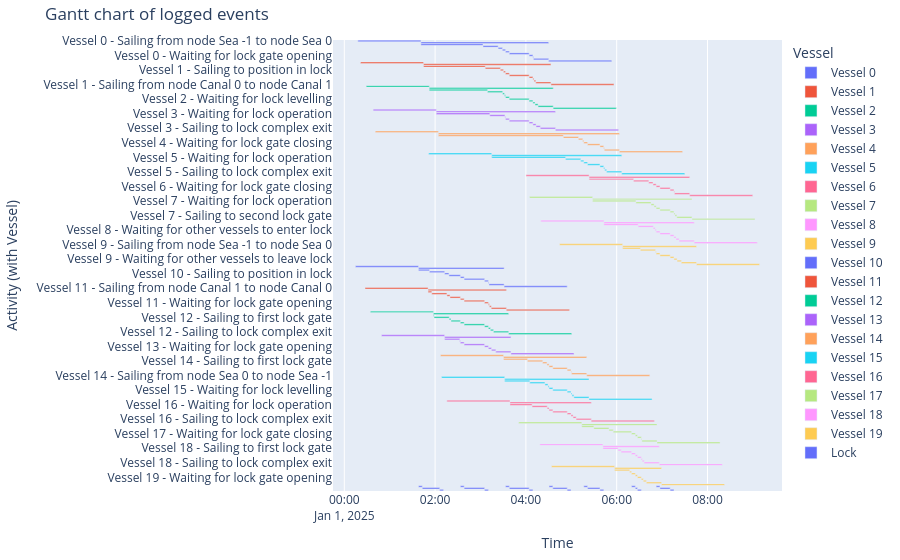

Source (notebook cell):
### Markdown cell above
#### Gantt chart of event table

### Code cell
df_eventtable = opentnsim.core.logutils.logbook2eventtable([*vessels, lock_chamber])
fig = generate_vessel_gantt_chart(df_eventtable)

### Figure 1 — Plotly figure (JSON) as saved in the notebook; plotly's stock layout.template omitted (floating-point values rounded to 4 significant figures)
{"data": [{"base": ["2025-01-01T00:17:55.000000000", "2025-01-01T01:41:15.000000000", "2025-01-01T01:41:15.000000000", "2025-01-01T03:03:18.000000000", "2025-01-01T03:23:18.000000000", "2025-01-01T03:28:58.000000000", "2025-01-01T03:33:06.000000000", "2025-01-01T03:38:06.000000000", "2025-01-01T04:04:16.000000000", "2025-01-01T04:09:16.000000000", "2025-01-01T04:10:05.000000000", "2025-01-01T04:30:05.000000000"], "hovertemplate": "object name=Vessel 0<br>start time=%{base}<br>stop time=%{x}<br>activity label=%{y}<extra></extra>", "legendgroup": "Vessel 0", "marker": {"color": "#636efa", "pattern": {"shape": ""}}, "name": "Vessel 0", "orientation": "h", "showlegend": true, "textposition": "auto", "type": "bar", "x": [5000000, 10130000, 4923000, 1200000, 340000, 248000, 300000, 1570000, 300000, 49000, 1200000, 5000000], "xaxis": "x", "y": ["Vessel 0 - Sailing from node Sea -1 to node Sea 0", "Vessel 0 - Sailing from node Sea 0 to node Canal 0", "Vessel 0 - Waiting for lock operation", "Vessel 0 - Sailing to first lock gate", "Vessel 0 - Sailing to position in lock", "Vessel 0 - Waiting for other vessels to enter lock", "Vessel 0 - Waiting for lock gate closing", "Vessel 0 - Waiting for lock levelling", "Vessel 0 - Waiting for lock gate opening", "Vessel 0 - Sailing to second lock gate", "Vessel 0 - Sailing to lock complex exit", "Vessel 0 - Sailing from node Canal 0 to node Canal 1"], "yaxis": "y"}, {"base": ["2025-01-01T00:21:25.000000000", "2025-01-01T01:44:45.000000000", "2025-01-01T01:44:45.000000000", "2025-01-01T03:06:18.000000000", "2025-01-01T03:26:18.000000000", "2025-01-01T03:30:21.000000000", "2025-01-01T03:33:06.000000000", "2025-01-01T03:38:06.000000000", "2025-01-01T04:04:16.000000000", "2025-01-01T04:09:16.000000000", "2025-01-01T04:10:39.000000000", "2025-01-01T04:13:05.000000000", "2025-01-01T04:33:05.000000000"], "hovertemplate": "object name=Vessel 1<br>start time=%{base}<br>stop time=%{x}<br>activity label=%{y}<extra></extra>", "legendgroup": "Vessel 1", "marker": {"color": "#EF553B", "pattern": {"shape": ""}}, "name": "Vessel 1", "orientation": "h", "showlegend": true, "textposition": "auto", "type": "bar", "x": [5000000, 10100000, 4893000, 1200000, 243000, 165000, 300000, 1570000, 300000, 83000, 146000, 1200000, 5000000], "xaxis": "x", "y": ["Vessel 1 - Sailing from node Sea -1 to node Sea 0", "Vessel 1 - Sailing from node Sea 0 to node Canal 0", "Vessel 1 - Waiting for lock operation", "Vessel 1 - Sailing to first lock gate", "Vessel 1 - Sailing to position in lock", "Vessel 1 - Waiting for other vessels to enter lock", "Vessel 1 - Waiting for lock gate closing", "Vessel 1 - Waiting for lock levelling", "Vessel 1 - Waiting for lock gate opening", "Vessel 1 - Waiting for other vessels to leave lock", "Vessel 1 - Sailing to second lock gate", "Vessel 1 - Sailing to lock complex exit", "Vessel 1 - Sailing from node Canal 0 to node Canal 1"], "yaxis": "y"}, {"base": ["2025-01-01T00:28:58.000000000", "2025-01-01T01:52:18.000000000", "2025-01-01T01:52:18.000000000", "2025-01-01T03:09:18.000000000", "2025-01-01T03:29:18.000000000", "2025-01-01T03:31:43.000000000", "2025-01-01T03:33:06.000000000", "2025-01-01T03:38:06.000000000", "2025-01-01T04:04:16.000000000", "2025-01-01T04:09:16.000000000", "2025-01-01T04:12:02.000000000", "2025-01-01T04:16:05.000000000", "2025-01-01T04:36:05.000000000"], "hovertemplate": "object name=Vessel 2<br>start time=%{base}<br>stop time=%{x}<br>activity label=%{y}<extra></extra>", "legendgroup": "Vessel 2", "marker": {"color": "#00cc96", "pattern": {"shape": ""}}, "name": "Vessel 2", "orientation": "h", "showlegend": true, "textposition": "auto", "type": "bar", "x": [5000000, 9827000, 4620000, 1200000, 145000, 83000, 300000, 1570000, 300000, 166000, 243000, 1200000, 5000000], "xaxis": "x", "y": ["Vessel 2 - Sailing from node Sea -1 to node Sea 0", "Vessel 2 - Sailing from node Sea 0 to node Canal 0", "Vessel 2 - Waiting for lock operation", "Vessel 2 - Sailing to first lock gate", "Vessel 2 - Sailing to position in lock", "Vessel 2 - Waiting for other vessels to enter lock", "Vessel 2 - Waiting for lock gate closing", "Vessel 2 - Waiting for lock levelling", "Vessel 2 - Waiting for lock gate opening", "Vessel 2 - Waiting for other vessels to leave lock", "Vessel 2 - Sailing to second lock gate", "Vessel 2 - Sailing to lock complex exit", "Vessel 2 - Sailing from node Canal 0 to node Canal 1"], "yaxis": "y"}, {"base": ["2025-01-01T00:38:13.000000000", "2025-01-01T02:01:33.000000000", "2025-01-01T02:01:33.000000000", "2025-01-01T03:12:18.000000000", "2025-01-01T03:32:18.000000000", "2025-01-01T03:33:06.000000000", "2025-01-01T03:38:06.000000000", "2025-01-01T04:04:16.000000000", "2025-01-01T04:09:16.000000000", "2025-01-01T04:13:25.000000000", "2025-01-01T04:19:05.000000000", "2025-01-01T04:39:05.000000000"], "hovertemplate": "object name=Vessel 3<br>start time=%{base}<br>stop time=%{x}<br>activity label=%{y}<extra></extra>", "legendgroup": "Vessel 3", "marker": {"color": "#ab63fa", "pattern": {"shape": ""}}, "name": "Vessel 3", "orientation": "h", "showlegend": true, "textposition": "auto", "type": "bar", "x": [5000000, 9452000, 4245000, 1200000, 48000, 300000, 1570000, 300000, 249000, 340000, 1200000, 5000000], "xaxis": "x", "y": ["Vessel 3 - Sailing from node Sea -1 to node Sea 0", "Vessel 3 - Sailing from node Sea 0 to node Canal 0", "Vessel 3 - Waiting for lock operation", "Vessel 3 - Sailing to first lock gate", "Vessel 3 - Sailing to position in lock", "Vessel 3 - Waiting for lock gate closing", "Vessel 3 - Waiting for lock levelling", "Vessel 3 - Waiting for lock gate opening", "Vessel 3 - Waiting for other vessels to leave lock", "Vessel 3 - Sailing to second lock gate", "Vessel 3 - Sailing to lock complex exit", "Vessel 3 - Sailing from node Canal 0 to node Canal 1"], "yaxis": "y"}, {"base": ["2025-01-01T00:40:58.000000000", "2025-01-01T02:04:18.000000000", "2025-01-01T02:04:18.000000000", "2025-01-01T04:49:29.000000000", "2025-01-01T05:09:29.000000000", "2025-01-01T05:15:09.000000000", "2025-01-01T05:16:32.000000000", "2025-01-01T05:21:32.000000000", "2025-01-01T05:37:52.000000000", "2025-01-01T05:42:52.000000000", "2025-01-01T05:43:41.000000000", "2025-01-01T06:03:41.000000000"], "hovertemplate": "object name=Vessel 4<br>start time=%{base}<br>stop time=%{x}<br>activity label=%{y}<extra></extra>", "legendgroup": "Vessel 4", "marker": {"color": "#FFA15A", "pattern": {"shape": ""}}, "name": "Vessel 4", "orientation": "h", "showlegend": true, "textposition": "auto", "type": "bar", "x": [5000000, 14363000, 9911000, 1200000, 340000, 83000, 300000, 980000, 300000, 49000, 1200000, 5000000], "xaxis": "x", "y": ["Vessel 4 - Sailing from node Sea -1 to node Sea 0", "Vessel 4 - Sailing from node Sea 0 to node Canal 0", "Vessel 4 - Waiting for lock operation", "Vessel 4 - Sailing to first lock gate", "Vessel 4 - Sailing to position in lock", "Vessel 4 - Waiting for other vessels to enter lock", "Vessel 4 - Waiting for lock gate closing", "Vessel 4 - Waiting for lock levelling", "Vessel 4 - Waiting for lock gate opening", "Vessel 4 - Sailing to second lock gate", "Vessel 4 - Sailing to lock complex exit", "Vessel 4 - Sailing from node Canal 0 to node Canal 1"], "yaxis": "y"}, {"base": ["2025-01-01T01:51:31.000000000", "2025-01-01T03:14:51.000000000", "2025-01-01T03:14:51.000000000", "2025-01-01T04:52:29.000000000", "2025-01-01T05:12:29.000000000", "2025-01-01T05:16:32.000000000", "2025-01-01T05:21:32.000000000", "2025-01-01T05:37:52.000000000", "2025-01-01T05:42:52.000000000", "2025-01-01T05:44:15.000000000", "2025-01-01T05:46:41.000000000", "2025-01-01T06:06:41.000000000"], "hovertemplate": "object name=Vessel 5<br>start time=%{base}<br>stop time=%{x}<br>activity label=%{y}<extra></extra>", "legendgroup": "Vessel 5", "marker": {"color": "#19d3f3", "pattern": {"shape": ""}}, "name": "Vessel 5", "orientation": "h", "showlegend": true, "textposition": "auto", "type": "bar", "x": [5000000, 10310000, 5858000, 1200000, 243000, 300000, 980000, 300000, 83000, 146000, 1200000, 5000000], "xaxis": "x", "y": ["Vessel 5 - Sailing from node Sea -1 to node Sea 0", "Vessel 5 - Sailing from node Sea 0 to node Canal 0", "Vessel 5 - Waiting for lock operation", "Vessel 5 - Sailing to first lock gate", "Vessel 5 - Sailing to position in lock", "Vessel 5 - Waiting for lock gate closing", "Vessel 5 - Waiting for lock levelling", "Vessel 5 - Waiting for lock gate opening", "Vessel 5 - Waiting for other vessels to leave lock", "Vessel 5 - Sailing to second lock gate", "Vessel 5 - Sailing to lock complex exit", "Vessel 5 - Sailing from node Canal 0 to node Canal 1"], "yaxis": "y"}, {"base": ["2025-01-01T04:00:10.000000000", "2025-01-01T05:23:30.000000000", "2025-01-01T05:23:30.000000000", "2025-01-01T06:22:21.000000000", "2025-01-01T06:42:21.000000000", "2025-01-01T06:48:01.000000000", "2025-01-01T06:52:10.000000000", "2025-01-01T06:57:10.000000000", "2025-01-01T07:10:40.000000000", "2025-01-01T07:15:40.000000000", "2025-01-01T07:16:28.000000000", "2025-01-01T07:36:28.000000000"], "hovertemplate": "object name=Vessel 6<br>start time=%{base}<br>stop time=%{x}<br>activity label=%{y}<extra></extra>", "legendgroup": "Vessel 6", "marker": {"color": "#FF6692", "pattern": {"shape": ""}}, "name": "Vessel 6", "orientation": "h", "showlegend": true, "textposition": "auto", "type": "bar", "x": [5000000, 7978000, 3531000, 1200000, 340000, 249000, 300000, 810000, 300000, 48000, 1200000, 5000000], "xaxis": "x", "y": ["Vessel 6 - Sailing from node Sea -1 to node Sea 0", "Vessel 6 - Sailing from node Sea 0 to node Canal 0", "Vessel 6 - Waiting for lock operation", "Vessel 6 - Sailing to first lock gate", "Vessel 6 - Sailing to position in lock", "Vessel 6 - Waiting for other vessels to enter lock", "Vessel 6 - Waiting for lock gate closing", "Vessel 6 - Waiting for lock levelling", "Vessel 6 - Waiting for lock gate opening", "Vessel 6 - Sailing to second lock gate", "Vessel 6 - Sailing to lock complex exit", "Vessel 6 - Sailing from node Canal 0 to node Canal 1"], "yaxis": "y"}, {"base": ["2025-01-01T04:04:49.000000000", "2025-01-01T05:28:09.000000000", "2025-01-01T05:28:09.000000000", "2025-01-01T06:25:21.000000000", "2025-01-01T06:45:21.000000000", "2025-01-01T06:49:24.000000000", "2025-01-01T06:52:10.000000000", "2025-01-01T06:57:10.000000000", "2025-01-01T07:10:40.000000000", "2025-01-01T07:15:40.000000000", "2025-01-01T07:17:03.000000000", "2025-01-01T07:19:28.000000000", "2025-01-01T07:39:28.000000000"], "hovertemplate": "object name=Vessel 7<br>start time=%{base}<br>stop time=%{x}<br>activity label=%{y}<extra></extra>", "legendgroup": "Vessel 7", "marker": {"color": "#B6E880", "pattern": {"shape": ""}}, "name": "Vessel 7", "orientation": "h", "showlegend": true, "textposition": "auto", "type": "bar", "x": [5000000, 7879000, 3432000, 1200000, 243000, 166000, 300000, 810000, 300000, 83000, 145000, 1200000, 5000000], "xaxis": "x", "y": ["Vessel 7 - Sailing from node Sea -1 to node Sea 0", "Vessel 7 - Sailing from node Sea 0 to node Canal 0", "Vessel 7 - Waiting for lock operation", "Vessel 7 - Sailing to first lock gate", "Vessel 7 - Sailing to position in lock", "Vessel 7 - Waiting for other vessels to enter lock", "Vessel 7 - Waiting for lock gate closing", "Vessel 7 - Waiting for lock levelling", "Vessel 7 - Waiting for lock gate opening", "Vessel 7 - Waiting for other vessels to leave lock", "Vessel 7 - Sailing to second lock gate", "Vessel 7 - Sailing to lock complex exit", "Vessel 7 - Sailing from node Canal 0 to node Canal 1"], "yaxis": "y"}, {"base": ["2025-01-01T04:19:44.000000000", "2025-01-01T05:43:04.000000000", "2025-01-01T05:43:04.000000000", "2025-01-01T06:28:21.000000000", "2025-01-01T06:48:21.000000000", "2025-01-01T06:50:47.000000000", "2025-01-01T06:52:10.000000000", "2025-01-01T06:57:10.000000000", "2025-01-01T07:10:40.000000000", "2025-01-01T07:15:40.000000000", "2025-01-01T07:18:25.000000000", "2025-01-01T07:22:28.000000000", "2025-01-01T07:42:28.000000000"], "hovertemplate": "object name=Vessel 8<br>start time=%{base}<br>stop time=%{x}<br>activity label=%{y}<extra></extra>", "legendgroup": "Vessel 8", "marker": {"color": "#FF97FF", "pattern": {"shape": ""}}, "name": "Vessel 8", "orientation": "h", "showlegend": true, "textposition": "auto", "type": "bar", "x": [5000000, 7164000, 2717000, 1200000, 146000, 83000, 300000, 810000, 300000, 165000, 243000, 1200000, 5000000], "xaxis": "x", "y": ["Vessel 8 - Sailing from node Sea -1 to node Sea 0", "Vessel 8 - Sailing from node Sea 0 to node Canal 0", "Vessel 8 - Waiting for lock operation", "Vessel 8 - Sailing to first lock gate", "Vessel 8 - Sailing to position in lock", "Vessel 8 - Waiting for other vessels to enter lock", "Vessel 8 - Waiting for lock gate closing", "Vessel 8 - Waiting for lock levelling", "Vessel 8 - Waiting for lock gate opening", "Vessel 8 - Waiting for other vessels to leave lock", "Vessel 8 - Sailing to second lock gate", "Vessel 8 - Sailing to lock complex exit", "Vessel 8 - Sailing from node Canal 0 to node Canal 1"], "yaxis": "y"}, {"base": ["2025-01-01T04:44:32.000000000", "2025-01-01T06:07:52.000000000", "2025-01-01T06:07:52.000000000", "2025-01-01T06:31:21.000000000", "2025-01-01T06:51:21.000000000", "2025-01-01T06:52:10.000000000", "2025-01-01T06:57:10.000000000", "2025-01-01T07:10:40.000000000", "2025-01-01T07:15:40.000000000", "2025-01-01T07:19:48.000000000", "2025-01-01T07:25:28.000000000", "2025-01-01T07:45:28.000000000"], "hovertemplate": "object name=Vessel 9<br>start time=%{base}<br>stop time=%{x}<br>activity label=%{y}<extra></extra>", "legendgroup": "Vessel 9", "marker": {"color": "#FECB52", "pattern": {"shape": ""}}, "name": "Vessel 9", "orientation": "h", "showlegend": true, "textposition": "auto", "type": "bar", "x": [5000000, 5856000, 1409000, 1200000, 49000, 300000, 810000, 300000, 248000, 340000, 1200000, 5000000], "xaxis": "x", "y": ["Vessel 9 - Sailing from node Sea -1 to node Sea 0", "Vessel 9 - Sailing from node Sea 0 to node Canal 0", "Vessel 9 - Waiting for lock operation", "Vessel 9 - Sailing to first lock gate", "Vessel 9 - Sailing to position in lock", "Vessel 9 - Waiting for lock gate closing", "Vessel 9 - Waiting for lock levelling", "Vessel 9 - Waiting for lock gate opening", "Vessel 9 - Waiting for other vessels to leave lock", "Vessel 9 - Sailing to second lock gate", "Vessel 9 - Sailing to lock complex exit", "Vessel 9 - Sailing from node Canal 0 to node Canal 1"], "yaxis": "y"}, {"base": ["2025-01-01T00:14:44.000000000", "2025-01-01T01:38:04.000000000", "2025-01-01T01:38:04.000000000", "2025-01-01T01:52:37.000000000", "2025-01-01T02:12:37.000000000", "2025-01-01T02:18:17.000000000", "2025-01-01T02:33:24.000000000", "2025-01-01T02:38:24.000000000", "2025-01-01T03:05:24.000000000", "2025-01-01T03:10:24.000000000", "2025-01-01T03:11:13.000000000", "2025-01-01T03:31:13.000000000"], "hovertemplate": "object name=Vessel 10<br>start time=%{base}<br>stop time=%{x}<br>activity label=%{y}<extra></extra>", "legendgroup": "Vessel 10", "marker": {"color": "#636efa", "pattern": {"shape": ""}}, "name": "Vessel 10", "orientation": "h", "showlegend": true, "textposition": "auto", "type": "bar", "x": [5000000, 6789000, 873000, 1200000, 340000, 907000, 300000, 1620000, 300000, 49000, 1200000, 5000000], "xaxis": "x", "y": ["Vessel 10 - Sailing from node Canal 1 to node Canal 0", "Vessel 10 - Sailing from node Canal 0 to node Sea 0", "Vessel 10 - Waiting for lock operation", "Vessel 10 - Sailing to first lock gate", "Vessel 10 - Sailing to position in lock", "Vessel 10 - Waiting for other vessels to enter lock", "Vessel 10 - Waiting for lock gate closing", "Vessel 10 - Waiting for lock levelling", "Vessel 10 - Waiting for lock gate opening", "Vessel 10 - Sailing to second lock gate", "Vessel 10 - Sailing to lock complex exit", "Vessel 10 - Sailing from node Sea 0 to node Sea -1"], "yaxis": "y"}, {"base": ["2025-01-01T00:27:21.000000000", "2025-01-01T01:50:41.000000000", "2025-01-01T01:50:41.000000000", "2025-01-01T01:55:37.000000000", "2025-01-01T02:15:37.000000000", "2025-01-01T02:19:40.000000000", "2025-01-01T02:33:24.000000000", "2025-01-01T02:38:24.000000000", "2025-01-01T03:05:24.000000000", "2025-01-01T03:10:24.000000000", "2025-01-01T03:11:47.000000000", "2025-01-01T03:14:13.000000000", "2025-01-01T03:34:13.000000000"], "hovertemplate": "object name=Vessel 11<br>start time=%{base}<br>stop time=%{x}<br>activity label=%{y}<extra></extra>", "legendgroup": "Vessel 11", "marker": {"color": "#EF553B", "pattern": {"shape": ""}}, "name": "Vessel 11", "orientation": "h", "showlegend": true, "textposition": "auto", "type": "bar", "x": [5000000, 6212000, 296000, 1200000, 243000, 824000, 300000, 1620000, 300000, 83000, 146000, 1200000, 5000000], "xaxis": "x", "y": ["Vessel 11 - Sailing from node Canal 1 to node Canal 0", "Vessel 11 - Sailing from node Canal 0 to node Sea 0", "Vessel 11 - Waiting for lock operation", "Vessel 11 - Sailing to first lock gate", "Vessel 11 - Sailing to position in lock", "Vessel 11 - Waiting for other vessels to enter lock", "Vessel 11 - Waiting for lock gate closing", "Vessel 11 - Waiting for lock levelling", "Vessel 11 - Waiting for lock gate opening", "Vessel 11 - Waiting for other vessels to leave lock", "Vessel 11 - Sailing to second lock gate", "Vessel 11 - Sailing to lock complex exit", "Vessel 11 - Sailing from node Sea 0 to node Sea -1"], "yaxis": "y"}, {"base": ["2025-01-01T00:34:27.000000000", "2025-01-01T01:57:47.000000000", "2025-01-01T01:57:47.000000000", "2025-01-01T01:58:37.000000000", "2025-01-01T02:18:37.000000000", "2025-01-01T02:21:03.000000000", "2025-01-01T02:33:24.000000000", "2025-01-01T02:38:24.000000000", "2025-01-01T03:05:24.000000000", "2025-01-01T03:10:24.000000000", "2025-01-01T03:13:10.000000000", "2025-01-01T03:17:13.000000000", "2025-01-01T03:37:13.000000000"], "hovertemplate": "object name=Vessel 12<br>start time=%{base}<br>stop time=%{x}<br>activity label=%{y}<extra></extra>", "legendgroup": "Vessel 12", "marker": {"color": "#00cc96", "pattern": {"shape": ""}}, "name": "Vessel 12", "orientation": "h", "showlegend": true, "textposition": "auto", "type": "bar", "x": [5000000, 5966000, 50000, 1200000, 146000, 741000, 300000, 1620000, 300000, 166000, 243000, 1200000, 5000000], "xaxis": "x", "y": ["Vessel 12 - Sailing from node Canal 1 to node Canal 0", "Vessel 12 - Sailing from node Canal 0 to node Sea 0", "Vessel 12 - Waiting for lock operation", "Vessel 12 - Sailing to first lock gate", "Vessel 12 - Sailing to position in lock", "Vessel 12 - Waiting for other vessels to enter lock", "Vessel 12 - Waiting for lock gate closing", "Vessel 12 - Waiting for lock levelling", "Vessel 12 - Waiting for lock gate opening", "Vessel 12 - Waiting for other vessels to leave lock", "Vessel 12 - Sailing to second lock gate", "Vessel 12 - Sailing to lock complex exit", "Vessel 12 - Sailing from node Sea 0 to node Sea -1"], "yaxis": "y"}, {"base": ["2025-01-01T00:49:15.000000000", "2025-01-01T02:12:35.000000000", "2025-01-01T02:12:35.000000000", "2025-01-01T02:32:35.000000000", "2025-01-01T02:33:24.000000000", "2025-01-01T02:38:24.000000000", "2025-01-01T03:05:24.000000000", "2025-01-01T03:10:24.000000000", "2025-01-01T03:14:32.000000000", "2025-01-01T03:20:13.000000000", "2025-01-01T03:40:13.000000000"], "hovertemplate": "object name=Vessel 13<br>start time=%{base}<br>stop time=%{x}<br>activity label=%{y}<extra></extra>", "legendgroup": "Vessel 13", "marker": {"color": "#ab63fa", "pattern": {"shape": ""}}, "name": "Vessel 13", "orientation": "h", "showlegend": true, "textposition": "auto", "type": "bar", "x": [5000000, 5258000, 1200000, 49000, 300000, 1620000, 300000, 248000, 341000, 1200000, 5000000], "xaxis": "x", "y": ["Vessel 13 - Sailing from node Canal 1 to node Canal 0", "Vessel 13 - Sailing from node Canal 0 to node Sea 0", "Vessel 13 - Sailing to first lock gate", "Vessel 13 - Sailing to position in lock", "Vessel 13 - Waiting for lock gate closing", "Vessel 13 - Waiting for lock levelling", "Vessel 13 - Waiting for lock gate opening", "Vessel 13 - Waiting for other vessels to leave lock", "Vessel 13 - Sailing to second lock gate", "Vessel 13 - Sailing to lock complex exit", "Vessel 13 - Sailing from node Sea 0 to node Sea -1"], "yaxis": "y"}, {"base": ["2025-01-01T02:07:07.000000000", "2025-01-01T03:30:27.000000000", "2025-01-01T03:30:27.000000000", "2025-01-01T04:02:10.000000000", "2025-01-01T04:22:10.000000000", "2025-01-01T04:27:50.000000000", "2025-01-01T04:30:36.000000000", "2025-01-01T04:35:36.000000000", "2025-01-01T04:54:36.000000000", "2025-01-01T04:59:36.000000000", "2025-01-01T05:00:24.000000000", "2025-01-01T05:20:24.000000000"], "hovertemplate": "object name=Vessel 14<br>start time=%{base}<br>stop time=%{x}<br>activity label=%{y}<extra></extra>", "legendgroup": "Vessel 14", "marker": {"color": "#FFA15A", "pattern": {"shape": ""}}, "name": "Vessel 14", "orientation": "h", "showlegend": true, "textposition": "auto", "type": "bar", "x": [5000000, 6597000, 1903000, 1200000, 340000, 166000, 300000, 1140000, 300000, 48000, 1200000, 5000000], "xaxis": "x", "y": ["Vessel 14 - Sailing from node Canal 1 to node Canal 0", "Vessel 14 - Sailing from node Canal 0 to node Sea 0", "Vessel 14 - Waiting for lock operation", "Vessel 14 - Sailing to first lock gate", "Vessel 14 - Sailing to position in lock", "Vessel 14 - Waiting for other vessels to enter lock", "Vessel 14 - Waiting for lock gate closing", "Vessel 14 - Waiting for lock levelling", "Vessel 14 - Waiting for lock gate opening", "Vessel 14 - Sailing to second lock gate", "Vessel 14 - Sailing to lock complex exit", "Vessel 14 - Sailing from node Sea 0 to node Sea -1"], "yaxis": "y"}, {"base": ["2025-01-01T02:08:36.000000000", "2025-01-01T03:31:56.000000000", "2025-01-01T03:31:56.000000000", "2025-01-01T04:05:10.000000000", "2025-01-01T04:25:10.000000000", "2025-01-01T04:29:13.000000000", "2025-01-01T04:30:36.000000000", "2025-01-01T04:35:36.000000000", "2025-01-01T04:54:36.000000000", "2025-01-01T04:59:36.000000000", "2025-01-01T05:00:58.000000000", "2025-01-01T05:03:24.000000000", "2025-01-01T05:23:24.000000000"], "hovertemplate": "object name=Vessel 15<br>start time=%{base}<br>stop time=%{x}<br>activity label=%{y}<extra></extra>", "legendgroup": "Vessel 15", "marker": {"color": "#19d3f3", "pattern": {"shape": ""}}, "name": "Vessel 15", "orientation": "h", "showlegend": true, "textposition": "auto", "type": "bar", "x": [5000000, 6688000, 1994000, 1200000, 243000, 83000, 300000, 1140000, 300000, 82000, 146000, 1200000, 5000000], "xaxis": "x", "y": ["Vessel 15 - Sailing from node Canal 1 to node Canal 0", "Vessel 15 - Sailing from node Canal 0 to node Sea 0", "Vessel 15 - Waiting for lock operation", "Vessel 15 - Sailing to first lock gate", "Vessel 15 - Sailing to position in lock", "Vessel 15 - Waiting for other vessels to enter lock", "Vessel 15 - Waiting for lock gate closing", "Vessel 15 - Waiting for lock levelling", "Vessel 15 - Waiting for lock gate opening", "Vessel 15 - Waiting for other vessels to leave lock", "Vessel 15 - Sailing to second lock gate", "Vessel 15 - Sailing to lock complex exit", "Vessel 15 - Sailing from node Sea 0 to node Sea -1"], "yaxis": "y"}, {"base": ["2025-01-01T02:15:36.000000000", "2025-01-01T03:38:56.000000000", "2025-01-01T03:38:56.000000000", "2025-01-01T04:08:10.000000000", "2025-01-01T04:28:10.000000000", "2025-01-01T04:30:36.000000000", "2025-01-01T04:35:36.000000000", "2025-01-01T04:54:36.000000000", "2025-01-01T04:59:36.000000000", "2025-01-01T05:02:21.000000000", "2025-01-01T05:06:24.000000000", "2025-01-01T05:26:24.000000000"], "hovertemplate": "object name=Vessel 16<br>start time=%{base}<br>stop time=%{x}<br>activity label=%{y}<extra></extra>", "legendgroup": "Vessel 16", "marker": {"color": "#FF6692", "pattern": {"shape": ""}}, "name": "Vessel 16", "orientation": "h", "showlegend": true, "textposition": "auto", "type": "bar", "x": [5000000, 6448000, 1754000, 1200000, 146000, 300000, 1140000, 300000, 165000, 243000, 1200000, 5000000], "xaxis": "x", "y": ["Vessel 16 - Sailing from node Canal 1 to node Canal 0", "Vessel 16 - Sailing from node Canal 0 to node Sea 0", "Vessel 16 - Waiting for lock operation", "Vessel 16 - Sailing to first lock gate", "Vessel 16 - Sailing to position in lock", "Vessel 16 - Waiting for lock gate closing", "Vessel 16 - Waiting for lock levelling", "Vessel 16 - Waiting for lock gate opening", "Vessel 16 - Waiting for other vessels to leave lock", "Vessel 16 - Sailing to second lock gate", "Vessel 16 - Sailing to lock complex exit", "Vessel 16 - Sailing from node Sea 0 to node Sea -1"], "yaxis": "y"}, {"base": ["2025-01-01T03:50:31.000000000", "2025-01-01T05:13:51.000000000", "2025-01-01T05:13:51.000000000", "2025-01-01T05:29:46.000000000", "2025-01-01T05:49:46.000000000", "2025-01-01T05:55:26.000000000", "2025-01-01T06:19:38.000000000", "2025-01-01T06:24:38.000000000", "2025-01-01T06:27:28.000000000", "2025-01-01T06:32:28.000000000", "2025-01-01T06:33:16.000000000", "2025-01-01T06:53:16.000000000"], "hovertemplate": "object name=Vessel 17<br>start time=%{base}<br>stop time=%{x}<br>activity label=%{y}<extra></extra>", "legendgroup": "Vessel 17", "marker": {"color": "#B6E880", "pattern": {"shape": ""}}, "name": "Vessel 17", "orientation": "h", "showlegend": true, "textposition": "auto", "type": "bar", "x": [5000000, 5965000, 955000, 1200000, 340000, 1452000, 300000, 170000, 300000, 48000, 1200000, 5000000], "xaxis": "x", "y": ["Vessel 17 - Sailing from node Canal 1 to node Canal 0", "Vessel 17 - Sailing from node Canal 0 to node Sea 0", "Vessel 17 - Waiting for lock operation", "Vessel 17 - Sailing to first lock gate", "Vessel 17 - Sailing to position in lock", "Vessel 17 - Waiting for other vessels to enter lock", "Vessel 17 - Waiting for lock gate closing", "Vessel 17 - Waiting for lock levelling", "Vessel 17 - Waiting for lock gate opening", "Vessel 17 - Sailing to second lock gate", "Vessel 17 - Sailing to lock complex exit", "Vessel 17 - Sailing from node Sea 0 to node Sea -1"], "yaxis": "y"}, {"base": ["2025-01-01T04:18:29.000000000", "2025-01-01T05:41:49.000000000", "2025-01-01T05:41:49.000000000", "2025-01-01T06:01:49.000000000", "2025-01-01T06:05:52.000000000", "2025-01-01T06:19:38.000000000", "2025-01-01T06:24:38.000000000", "2025-01-01T06:27:28.000000000", "2025-01-01T06:32:28.000000000", "2025-01-01T06:33:50.000000000", "2025-01-01T06:36:16.000000000", "2025-01-01T06:56:16.000000000"], "hovertemplate": "object name=Vessel 18<br>start time=%{base}<br>stop time=%{x}<br>activity label=%{y}<extra></extra>", "legendgroup": "Vessel 18", "marker": {"color": "#FF97FF", "pattern": {"shape": ""}}, "name": "Vessel 18", "orientation": "h", "showlegend": true, "textposition": "auto", "type": "bar", "x": [5000000, 4467000, 1200000, 243000, 826000, 300000, 170000, 300000, 82000, 146000, 1200000, 5000000], "xaxis": "x", "y": ["Vessel 18 - Sailing from node Canal 1 to node Canal 0", "Vessel 18 - Sailing from node Canal 0 to node Sea 0", "Vessel 18 - Sailing to first lock gate", "Vessel 18 - Sailing to position in lock", "Vessel 18 - Waiting for other vessels to enter lock", "Vessel 18 - Waiting for lock gate closing", "Vessel 18 - Waiting for lock levelling", "Vessel 18 - Waiting for lock gate opening", "Vessel 18 - Waiting for other vessels to leave lock", "Vessel 18 - Sailing to second lock gate", "Vessel 18 - Sailing to lock complex exit", "Vessel 18 - Sailing from node Sea 0 to node Sea -1"], "yaxis": "y"}, {"base": ["2025-01-01T04:33:52.000000000", "2025-01-01T05:57:12.000000000", "2025-01-01T05:57:12.000000000", "2025-01-01T06:17:12.000000000", "2025-01-01T06:19:38.000000000", "2025-01-01T06:24:38.000000000", "2025-01-01T06:27:28.000000000", "2025-01-01T06:32:28.000000000", "2025-01-01T06:35:13.000000000", "2025-01-01T06:39:16.000000000", "2025-01-01T06:59:16.000000000"], "hovertemplate": "object name=Vessel 19<br>start time=%{base}<br>stop time=%{x}<br>activity label=%{y}<extra></extra>", "legendgroup": "Vessel 19", "marker": {"color": "#FECB52", "pattern": {"shape": ""}}, "name": "Vessel 19", "orientation": "h", "showlegend": true, "textposition": "auto", "type": "bar", "x": [5000000, 3724000, 1200000, 146000, 300000, 170000, 300000, 165000, 243000, 1200000, 5000000], "xaxis": "x", "y": ["Vessel 19 - Sailing from node Canal 1 to node Canal 0", "Vessel 19 - Sailing from node Canal 0 to node Sea 0", "Vessel 19 - Sailing to first lock gate", "Vessel 19 - Sailing to position in lock", "Vessel 19 - Waiting for lock gate closing", "Vessel 19 - Waiting for lock levelling", "Vessel 19 - Waiting for lock gate opening", "Vessel 19 - Waiting for other vessels to leave lock", "Vessel 19 - Sailing to second lock gate", "Vessel 19 - Sailing to lock complex exit", "Vessel 19 - Sailing from node Sea 0 to node Sea -1"], "yaxis": "y"}, {"base": ["2025-01-01T01:38:04.000000000", "2025-01-01T01:43:04.000000000", "2025-01-01T02:06:04.000000000", "2025-01-01T02:33:24.000000000", "2025-01-01T02:38:24.000000000", "2025-01-01T03:05:24.000000000", "2025-01-01T03:33:06.000000000", "2025-01-01T03:38:06.000000000", "2025-01-01T04:04:16.000000000", "2025-01-01T04:30:36.000000000", "2025-01-01T04:35:36.000000000", "2025-01-01T04:54:36.000000000", "2025-01-01T05:16:32.000000000", "2025-01-01T05:21:32.000000000", "2025-01-01T05:37:52.000000000", "2025-01-01T06:19:38.000000000", "2025-01-01T06:24:38.000000000", "2025-01-01T06:27:28.000000000", "2025-01-01T06:52:10.000000000", "2025-01-01T06:57:10.000000000", "2025-01-01T07:10:40.000000000"], "hovertemplate": "object name=Lock<br>start time=%{base}<br>stop time=%{x}<br>activity label=%{y}<extra></extra>", "legendgroup": "Lock", "marker": {"color": "#636efa", "pattern": {"shape": ""}}, "name": "Lock", "orientation": "h", "showlegend": true, "textposition": "auto", "type": "bar", "x": [300000, 1380000, 300000, 300000, 1620000, 300000, 300000, 1570000, 300000, 300000, 1140000, 300000, 300000, 980000, 300000, 300000, 170000, 300000, 300000, 810000, 300000], "xaxis": "x", "y": ["Lock - Lock gate closing", "Lock - Lock levelling", "Lock - Lock gate opening", "Lock - Lock gate closing", "Lock - Lock levelling", "Lock - Lock gate opening", "Lock - Lock gate closing", "Lock - Lock levelling", "Lock - Lock gate opening", "Lock - Lock gate closing", "Lock - Lock levelling", "Lock - Lock gate opening", "Lock - Lock gate closing", "Lock - Lock levelling", "Lock - Lock gate opening", "Lock - Lock gate closing", "Lock - Lock levelling", "Lock - Lock gate opening", "Lock - Lock gate closing", "Lock - Lock levelling", "Lock - Lock gate opening"], "yaxis": "y"}], "layout": {"barmode": "overlay", "legend": {"title": {"text": "Vessel"}, "tracegroupgap": 0}, "margin": {"b": 20, "l": 20, "r": 20, "t": 40}, "title": {"text": "Gantt chart of logged events"}, "xaxis": {"anchor": "y", "domain": [0, 1], "title": {"text": "Time"}, "type": "date"}, "yaxis": {"anchor": "x", "autorange": "reversed", "domain": [0, 1], "title": {"text": "Activity (with Vessel)"}}}}
